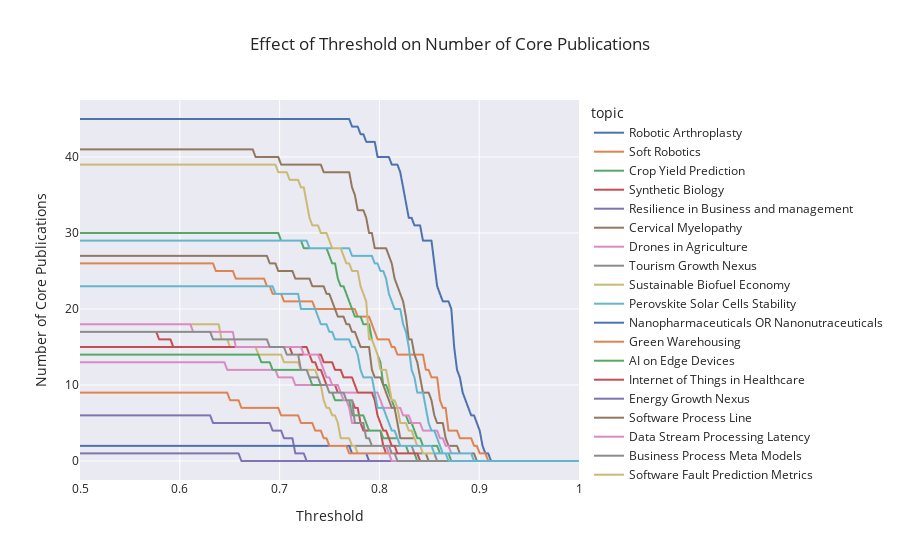

Notebook code for this chart:
### Code cell
thresholds = np.linspace(0.15, 1, 300)
items = []
for topic, core_pubs, result in results:
    n_total_pubs = result.shape[0]
    for threshold in thresholds:
        n_core_pubs = result[(result["similarity"] >= threshold) & (
            result["id"].isin(core_pubs))].shape[0]
        n_pubs = result[result["similarity"] >= threshold].shape[0]
        items.append(dict(topic=topic, threshold=threshold,
                          n_core_pubs=n_core_pubs, n_pubs=n_pubs,
                          n_total_pubs=n_total_pubs, total_core_pubs=len(core_pubs)))

df = pd.DataFrame(items)
fig = px.line(df, x="threshold", y="n_core_pubs", color="topic",
              labels=dict(n_core_pubs="Number of Core Publications",
                          threshold="Threshold"),
              title="Effect of Threshold on Number of Core Publications")

fig.update_xaxes(range=[0.5, 1])  # prior is irrelevant
fig.show()

### Figure 1 — Plotly figure (JSON) as saved in the notebook; plotly's stock layout.template omitted (floating-point values rounded to 4 significant figures; data arrays with more than 128 entries replaced by an {"elided": "..."} marker saying what was removed)
{"data": [{"hovertemplate": "topic=Robotic Arthroplasty<br>Threshold=%{x}<br>Number of Core Publications=%{y}<extra></extra>", "legendgroup": "Robotic Arthroplasty", "line": {"color": "rgb(76,114,176)", "dash": "solid"}, "marker": {"symbol": "circle"}, "mode": "lines", "name": "Robotic Arthroplasty", "showlegend": true, "type": "scattergl", "x": {"elided": "300 float values"}, "xaxis": "x", "y": {"elided": "300 int values"}, "yaxis": "y"}, {"hovertemplate": "topic=Soft Robotics<br>Threshold=%{x}<br>Number of Core Publications=%{y}<extra></extra>", "legendgroup": "Soft Robotics", "line": {"color": "rgb(221,132,82)", "dash": "solid"}, "marker": {"symbol": "circle"}, "mode": "lines", "name": "Soft Robotics", "showlegend": true, "type": "scattergl", "x": {"elided": "300 float values"}, "xaxis": "x", "y": {"elided": "300 int values"}, "yaxis": "y"}, {"hovertemplate": "topic=Crop Yield Prediction<br>Threshold=%{x}<br>Number of Core Publications=%{y}<extra></extra>", "legendgroup": "Crop Yield Prediction", "line": {"color": "rgb(85,168,104)", "dash": "solid"}, "marker": {"symbol": "circle"}, "mode": "lines", "name": "Crop Yield Prediction", "showlegend": true, "type": "scattergl", "x": {"elided": "300 float values"}, "xaxis": "x", "y": {"elided": "300 int values"}, "yaxis": "y"}, {"hovertemplate": "topic=Synthetic Biology<br>Threshold=%{x}<br>Number of Core Publications=%{y}<extra></extra>", "legendgroup": "Synthetic Biology", "line": {"color": "rgb(196,78,82)", "dash": "solid"}, "marker": {"symbol": "circle"}, "mode": "lines", "name": "Synthetic Biology", "showlegend": true, "type": "scattergl", "x": {"elided": "300 float values"}, "xaxis": "x", "y": {"elided": "300 int values"}, "yaxis": "y"}, {"hovertemplate": "topic=Resilience in Business and management<br>Threshold=%{x}<br>Number of Core Publications=%{y}<extra></extra>", "legendgroup": "Resilience in Business and management", "line": {"color": "rgb(129,114,179)", "dash": "solid"}, "marker": {"symbol": "circle"}, "mode": "lines", "name": "Resilience in Business and management", "showlegend": true, "type": "scattergl", "x": {"elided": "300 float values"}, "xaxis": "x", "y": {"elided": "300 int values"}, "yaxis": "y"}, {"hovertemplate": "topic=Cervical Myelopathy<br>Threshold=%{x}<br>Number of Core Publications=%{y}<extra></extra>", "legendgroup": "Cervical Myelopathy", "line": {"color": "rgb(147,120,96)", "dash": "solid"}, "marker": {"symbol": "circle"}, "mode": "lines", "name": "Cervical Myelopathy", "showlegend": true, "type": "scattergl", "x": {"elided": "300 float values"}, "xaxis": "x", "y": {"elided": "300 int values"}, "yaxis": "y"}, {"hovertemplate": "topic=Drones in Agriculture<br>Threshold=%{x}<br>Number of Core Publications=%{y}<extra></extra>", "legendgroup": "Drones in Agriculture", "line": {"color": "rgb(218,139,195)", "dash": "solid"}, "marker": {"symbol": "circle"}, "mode": "lines", "name": "Drones in Agriculture", "showlegend": true, "type": "scattergl", "x": {"elided": "300 float values"}, "xaxis": "x", "y": {"elided": "300 int values"}, "yaxis": "y"}, {"hovertemplate": "topic=Tourism Growth Nexus<br>Threshold=%{x}<br>Number of Core Publications=%{y}<extra></extra>", "legendgroup": "Tourism Growth Nexus", "line": {"color": "rgb(140,140,140)", "dash": "solid"}, "marker": {"symbol": "circle"}, "mode": "lines", "name": "Tourism Growth Nexus", "showlegend": true, "type": "scattergl", "x": {"elided": "300 float values"}, "xaxis": "x", "y": {"elided": "300 int values"}, "yaxis": "y"}, {"hovertemplate": "topic=Sustainable Biofuel Economy<br>Threshold=%{x}<br>Number of Core Publications=%{y}<extra></extra>", "legendgroup": "Sustainable Biofuel Economy", "line": {"color": "rgb(204,185,116)", "dash": "solid"}, "marker": {"symbol": "circle"}, "mode": "lines", "name": "Sustainable Biofuel Economy", "showlegend": true, "type": "scattergl", "x": {"elided": "300 float values"}, "xaxis": "x", "y": {"elided": "300 int values"}, "yaxis": "y"}, {"hovertemplate": "topic=Perovskite Solar Cells Stability<br>Threshold=%{x}<br>Number of Core Publications=%{y}<extra></extra>", "legendgroup": "Perovskite Solar Cells Stability", "line": {"color": "rgb(100,181,205)", "dash": "solid"}, "marker": {"symbol": "circle"}, "mode": "lines", "name": "Perovskite Solar Cells Stability", "showlegend": true, "type": "scattergl", "x": {"elided": "300 float values"}, "xaxis": "x", "y": {"elided": "300 int values"}, "yaxis": "y"}, {"hovertemplate": "topic=Nanopharmaceuticals OR Nanonutraceuticals<br>Threshold=%{x}<br>Number of Core Publications=%{y}<extra></extra>", "legendgroup": "Nanopharmaceuticals OR Nanonutraceuticals", "line": {"color": "rgb(76,114,176)", "dash": "solid"}, "marker": {"symbol": "circle"}, "mode": "lines", "name": "Nanopharmaceuticals OR Nanonutraceuticals", "showlegend": true, "type": "scattergl", "x": {"elided": "300 float values"}, "xaxis": "x", "y": {"elided": "300 int values"}, "yaxis": "y"}, {"hovertemplate": "topic=Green Warehousing<br>Threshold=%{x}<br>Number of Core Publications=%{y}<extra></extra>", "legendgroup": "Green Warehousing", "line": {"color": "rgb(221,132,82)", "dash": "solid"}, "marker": {"symbol": "circle"}, "mode": "lines", "name": "Green Warehousing", "showlegend": true, "type": "scattergl", "x": {"elided": "300 float values"}, "xaxis": "x", "y": {"elided": "300 int values"}, "yaxis": "y"}, {"hovertemplate": "topic=AI on Edge Devices<br>Threshold=%{x}<br>Number of Core Publications=%{y}<extra></extra>", "legendgroup": "AI on Edge Devices", "line": {"color": "rgb(85,168,104)", "dash": "solid"}, "marker": {"symbol": "circle"}, "mode": "lines", "name": "AI on Edge Devices", "showlegend": true, "type": "scattergl", "x": {"elided": "300 float values"}, "xaxis": "x", "y": {"elided": "300 int values"}, "yaxis": "y"}, {"hovertemplate": "topic=Internet of Things in Healthcare<br>Threshold=%{x}<br>Number of Core Publications=%{y}<extra></extra>", "legendgroup": "Internet of Things in Healthcare", "line": {"color": "rgb(196,78,82)", "dash": "solid"}, "marker": {"symbol": "circle"}, "mode": "lines", "name": "Internet of Things in Healthcare", "showlegend": true, "type": "scattergl", "x": {"elided": "300 float values"}, "xaxis": "x", "y": {"elided": "300 int values"}, "yaxis": "y"}, {"hovertemplate": "topic=Energy Growth Nexus<br>Threshold=%{x}<br>Number of Core Publications=%{y}<extra></extra>", "legendgroup": "Energy Growth Nexus", "line": {"color": "rgb(129,114,179)", "dash": "solid"}, "marker": {"symbol": "circle"}, "mode": "lines", "name": "Energy Growth Nexus", "showlegend": true, "type": "scattergl", "x": {"elided": "300 float values"}, "xaxis": "x", "y": {"elided": "300 int values"}, "yaxis": "y"}, {"hovertemplate": "topic=Software Process Line<br>Threshold=%{x}<br>Number of Core Publications=%{y}<extra></extra>", "legendgroup": "Software Process Line", "line": {"color": "rgb(147,120,96)", "dash": "solid"}, "marker": {"symbol": "circle"}, "mode": "lines", "name": "Software Process Line", "showlegend": true, "type": "scattergl", "x": {"elided": "300 float values"}, "xaxis": "x", "y": {"elided": "300 int values"}, "yaxis": "y"}, {"hovertemplate": "topic=Data Stream Processing Latency<br>Threshold=%{x}<br>Number of Core Publications=%{y}<extra></extra>", "legendgroup": "Data Stream Processing Latency", "line": {"color": "rgb(218,139,195)", "dash": "solid"}, "marker": {"symbol": "circle"}, "mode": "lines", "name": "Data Stream Processing Latency", "showlegend": true, "type": "scattergl", "x": {"elided": "300 float values"}, "xaxis": "x", "y": {"elided": "300 int values"}, "yaxis": "y"}, {"hovertemplate": "topic=Business Process Meta Models<br>Threshold=%{x}<br>Number of Core Publications=%{y}<extra></extra>", "legendgroup": "Business Process Meta Models", "line": {"color": "rgb(140,140,140)", "dash": "solid"}, "marker": {"symbol": "circle"}, "mode": "lines", "name": "Business Process Meta Models", "showlegend": true, "type": "scattergl", "x": {"elided": "300 float values"}, "xaxis": "x", "y": {"elided": "300 int values"}, "yaxis": "y"}, {"hovertemplate": "topic=Software Fault Prediction Metrics<br>Threshold=%{x}<br>Number of Core Publications=%{y}<extra></extra>", "legendgroup": "Software Fault Prediction Metrics", "line": {"color": "rgb(204,185,116)", "dash": "solid"}, "marker": {"symbol": "circle"}, "mode": "lines", "name": "Software Fault Prediction Metrics", "showlegend": true, "type": "scattergl", "x": {"elided": "300 float values"}, "xaxis": "x", "y": {"elided": "300 int values"}, "yaxis": "y"}, {"hovertemplate": "topic=Software Defect Prediction<br>Threshold=%{x}<br>Number of Core Publications=%{y}<extra></extra>", "legendgroup": "Software Defect Prediction", "line": {"color": "rgb(100,181,205)", "dash": "solid"}, "marker": {"symbol": "circle"}, "mode": "lines", "name": "Software Defect Prediction", "showlegend": true, "type": "scattergl", "x": {"elided": "300 float values"}, "xaxis": "x", "y": {"elided": "300 int values"}, "yaxis": "y"}], "layout": {"legend": {"title": {"text": "topic"}, "tracegroupgap": 0}, "title": {"text": "Effect of Threshold on Number of Core Publications"}, "xaxis": {"anchor": "y", "domain": [0, 1], "range": [0.5, 1], "title": {"text": "Threshold"}}, "yaxis": {"anchor": "x", "domain": [0, 1], "title": {"text": "Number of Core Publications"}}}}
